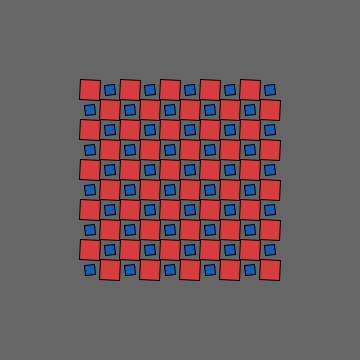
Frame 1 (no input)
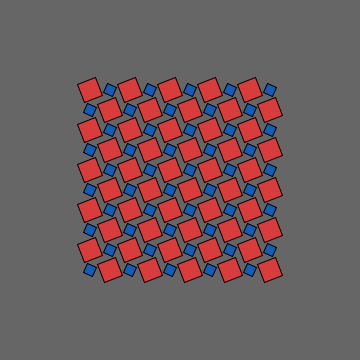
Frame 60 (the mouse pressed at the canvas centre just before this capture)
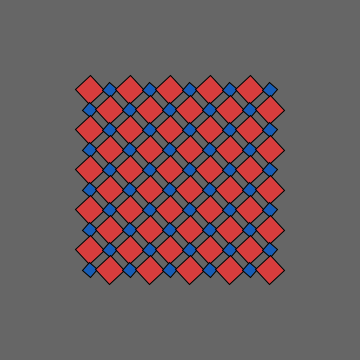
Frame 120 (the mouse held since frame 60 and released just before this capture)

The Processing sketch that drew these frames (run headless with seeded random() and noise(); from frame 60 on, the mouse is pressed at the canvas centre):

// Processing sketch: processing_180646
// ── processing_180646.pde

void setup() {
  size(360,360);
}




void draw() {
   background(102);
   int size = 100;
   float fc =  frameCount/ 50.0;
   println("fc:" + fc);
   for (int i=0; i < 10; i= i+1) {
     for (int j=0; j < 10; j= j+1) {
     
     
     pushMatrix();
         if ((i+j)%2==0) {
             size = 20;
     
         }  else {
             size=10;
             
         } 
     
     translate(90 + i*20, 90 + j *20);
        if ((i+j)%2==0) {
             fill(216,61,61);
             size = 20;
             rotate(fc);
         }  else {
             fill(22,93,183);
             size=10;
             rotate(-fc);
         } 
     
     rectMode(CENTER);
     rect(0 , 0, size,size);
     
     popMatrix();
     }
     
   }
   
}
